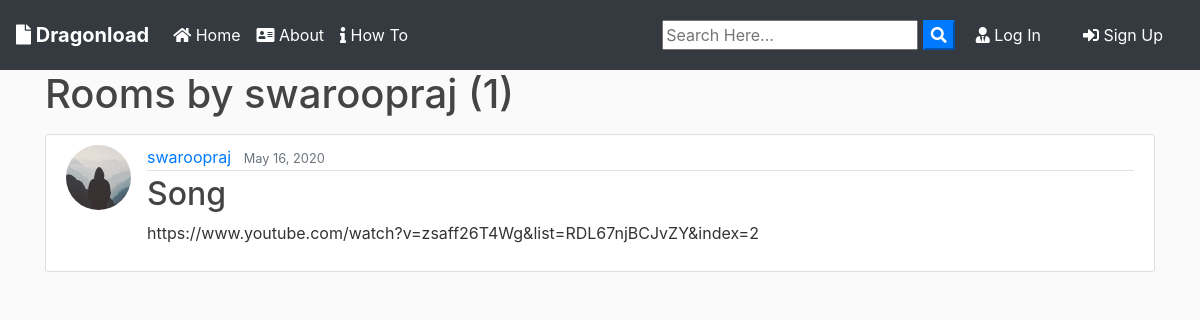
The app's page /user/swaroopraj with its own data.
### blog/models.py (models this page shows, shortened)
class Post(models.Model):
	title = models.CharField(max_length=100)
	url = models.URLField(max_length = 100)
	date_posted = models.DateTimeField(default=timezone.now)
	author = models.ForeignKey(User, on_delete=models.CASCADE)

### users/models.py (models this page shows, shortened)
class Profile(models.Model):
    user = models.OneToOneField(User, on_delete=models.CASCADE)
    image = models.ImageField(default='default.jpg', upload_to='profile_pics')
    ip_address =  models.CharField(max_length=30, default = '1.1.1.1')

### blog/views.py (the view)
# urls.py: path('user/<str:username>', UserPostListView.as_view(), name='user-posts'),
class UserPostListView(ListView):
    model = Post
    template_name = 'blog/user_posts.html'  # <app>/<model>_<viewtype>.html
    context_object_name = 'posts'
    paginate_by = 2
    def get_queryset(self):
        user = get_object_or_404(User, username=self.kwargs.get('username'))
        return Post.objects.filter(author=user).order_by('-date_posted')

### blog/templates/blog/user_posts.html (shortened to what this page needs)
{% extends "blog/base.html" %}
{% block content %}
    <h1 class="mb-3">Rooms by {{ view.kwargs.username }} ({{ page_obj.paginator.count }})</h1>
    {% for post in posts %}
        <article class="media content-section">
          <img class="rounded-circle article-img" src="{{ post.author.profile.image.url }}">
          <div class="media-body">
            <div class="article-metadata">
              <a class="mr-2" href="{% url 'user-posts' post.author.username %}">{{ post.author }}</a>
              <small class="text-muted">{{ post.date_posted|date:"F d, Y" }}</small>
            </div>
            <h2><a class="article-title" href="{% url 'post-detail' post.id %}">{{ post.title }}</a></h2>
            <p class="article-content">{{ post.url }}</p>
          </div>
        </article>
    {% endfor %}
{% endblock content %}

### blog/static/blog/main.css (style rules this page uses)
body { background: #fafafa; color: #333333; margin-top: 0; }
h1, h2, h3, h4, h5, h6 { color: #444444; }
.content-section { background: #ffffff; padding: 10px 20px; border: 1px solid #dddddd; border-radius: 3px; margin-bottom: 20px; }
.article-title { color: #444444; }
.article-content { white-space: pre-line; }
.article-img { height: 65px; width: 65px; margin-right: 16px; }
.article-metadata { padding-bottom: 1px; margin-bottom: 4px; border-bottom: 1px solid #e3e3e3 }

### records on screen
Post: author.profile.image (placeholder picture), author "swaroopraj", date_posted "May 16, 2020", title "Song", url "https://www.youtube.com/watch?v=zsaff26T4Wg&list=RDL67njBCJvZY&index=2"

### other values on screen
{{ view.kwargs.username }} "swaroopraj"
{{ page_obj.paginator.count }} "1"
